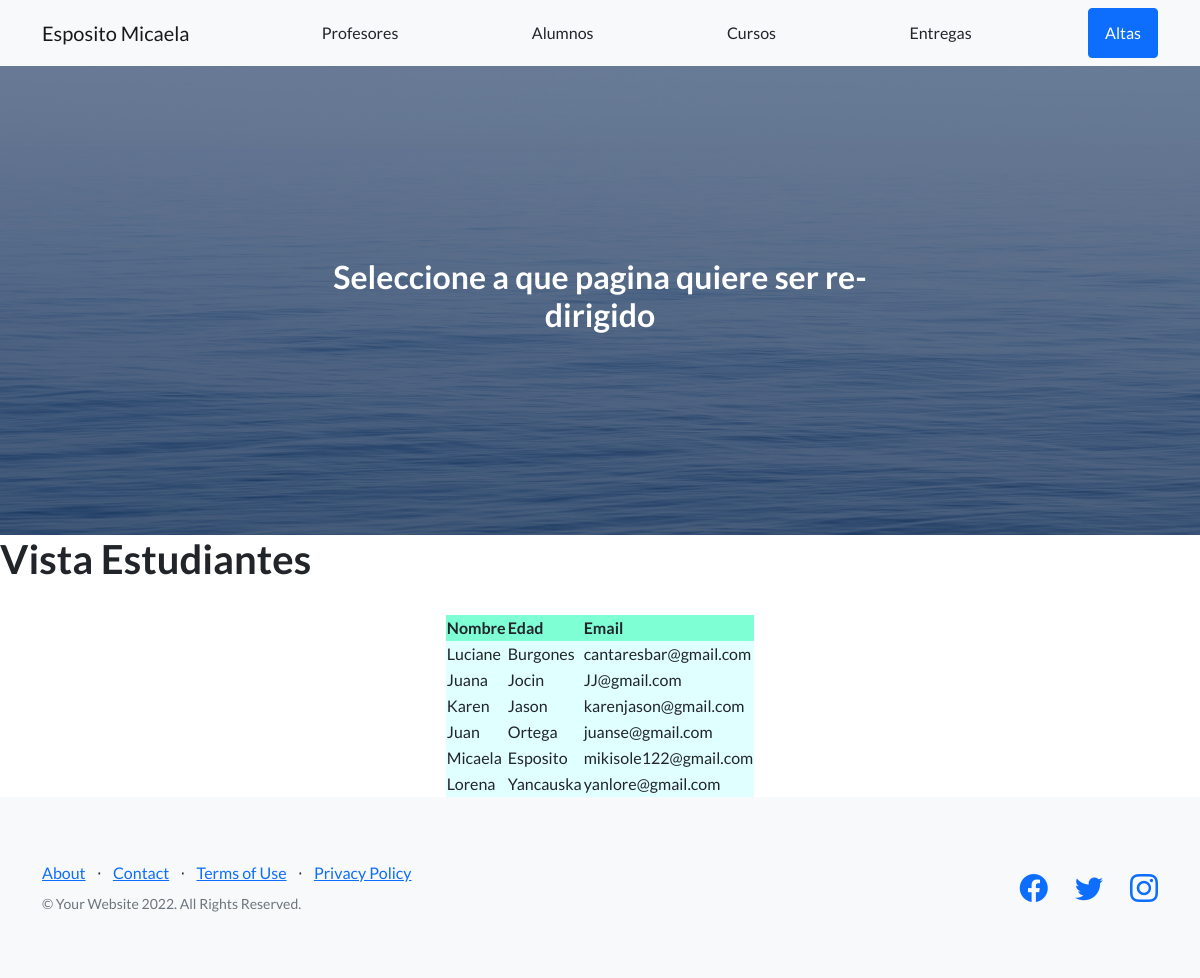
Screenshot of /appcoder/estudiantes with the database file from the repository.
### app_coder/models.py (models this page shows)
class Estudiante(models.Model):
    nombre=models.CharField(max_length=40)
    apellido=models.CharField(max_length=40)
    email=models.EmailField(max_length=40)

### app_coder/views.py (the view)
# urls.py: path('estudiantes',views.estudiantes, name="estudiantes"),
def estudiantes(request):
    estudiante = Estudiante.objects.all()
    bdestudiantes={"bdestudiantes": estudiante}
    return render(request,'estudiantes.html',bdestudiantes)

### app_coder/templates/estudiantes.html
{% extends 'padre.html' %}
{% load static %}
{% block contenioQueCambia %}
<main>
  <h1>Vista Estudiantes</h1>
  <table style="border:1px; margin: 0 auto">
    <tr style="background-color: aquamarine">
      <td><strong>Nombre</strong></td>&nbsp;
      <td><strong>Edad</strong></td>&nbsp;
      <td><strong>Email</strong></td>&nbsp;
    </tr>
    {% for estudiante in bdestudiantes%}
    <tr style="background-color: lightcyan">
      <td>{{estudiante.nombre}}</td>
      <td>{{estudiante.apellido}}</td>
      <td>{{estudiante.email}}</td>
    </tr>
    {% endfor%}
  </table>
</main>
{% endblock %}

### app_coder/templates/padre.html (shortened to what this page needs)
<!DOCTYPE html>
<html lang="en">
    <head>
        {% load static %}
        <link href="https://cdn.jsdelivr.net/npm/bootstrap-icons@1.5.0/font/bootstrap-icons.css" rel="stylesheet" type="text/css" />
        <link href="{% static 'app_coder/css/styles.css' %}" rel="stylesheet" />
    </head>
    <body>
        <nav class="navbar navbar-light bg-light static-top">
            <div class="container">
                <a class="navbar-brand" href="{% url 'biografia' %}">Esposito Micaela</a>
                <a class="btn" href="{% url 'profesores' %} ">Profesores</a>
                <a class="btn" href="{% url 'estudiantes' %}">Alumnos</a>
                <a class="btn" href="{% url 'cursos' %}">Cursos</a>
                <a class="btn" href="{% url 'entregas' %}">Entregas</a>
                <a class="btn btn-primary" href="{% url 'altas' %}">Altas</a>
            </div>
        </nav>
        <header class="masthead">
            <div class="container position-relative">
                <div class="row justify-content-center">
                    <div class="col-xl-6">
                        <div class="text-center text-white">
                            <h2>Seleccione a que pagina quiere ser re-dirigido</h2>
                        </div>
                    </div>
                </div>
            </div>
        </header>
        {% block contenioQueCambia %}{% endblock %}
        <footer class="footer bg-light">
            <div class="container">
                <div class="row">
                    <div class="col-lg-6 h-100 text-center text-lg-start my-auto">
                        <ul class="list-inline mb-2">
                            <li class="list-inline-item"><a href="#!">About</a></li>
                            <li class="list-inline-item">⋅</li>
                            <li class="list-inline-item"><a href="#!">Contact</a></li>
                            <li class="list-inline-item">⋅</li>
                            <li class="list-inline-item"><a href="#!">Terms of Use</a></li>
                            <li class="list-inline-item">⋅</li>
                            <li class="list-inline-item"><a href="#!">Privacy Policy</a></li>
                        </ul>
                        <p class="text-muted small mb-4 mb-lg-0">&copy; Your Website 2022. All Rights Reserved.</p>
                    </div>
                    <div class="col-lg-6 h-100 text-center text-lg-end my-auto">
                        <ul class="list-inline mb-0">
                            <li class="list-inline-item me-4">
                                <a href="#!"><i class="bi-facebook fs-3"></i></a>
                            </li>
                            <li class="list-inline-item me-4">
                                <a href="#!"><i class="bi-twitter fs-3"></i></a>
                            </li>
                            <li class="list-inline-item">
                                <a href="#!"><i class="bi-instagram fs-3"></i></a>
                            </li>
                        </ul>
                    </div>
                </div>
            </div>
        </footer>
    </body>
</html>

### rows the page displays
Estudiante: nombre "Luciane", apellido "Burgones", email "cantaresbar@gmail.com"
Estudiante: nombre "Juana", apellido "Jocin", email "JJ@gmail.com"
Estudiante: nombre "Karen", apellido "Jason", email "karenjason@gmail.com"
Estudiante: nombre "Juan", apellido "Ortega", email "juanse@gmail.com"
Estudiante: nombre "Micaela", apellido "Esposito", email "mikisole122@gmail.com"
Estudiante: nombre "Lorena", apellido "Yancauska", email "yanlore@gmail.com"
